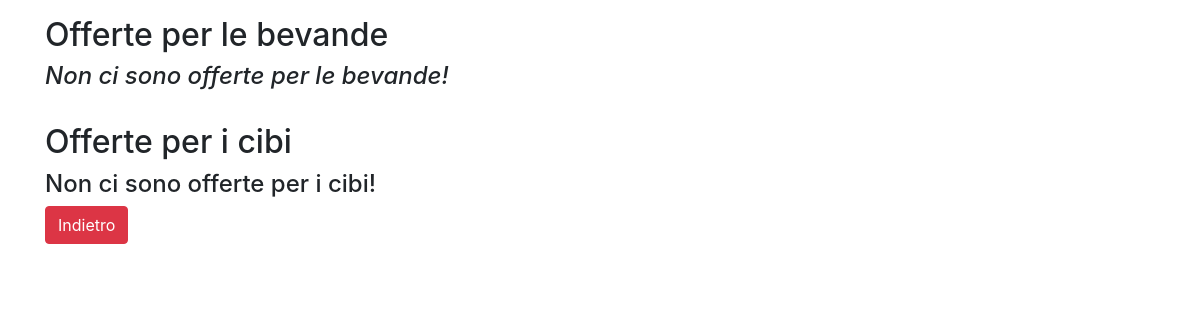
The page /offers/ (signed in) on the database as committed earlier.
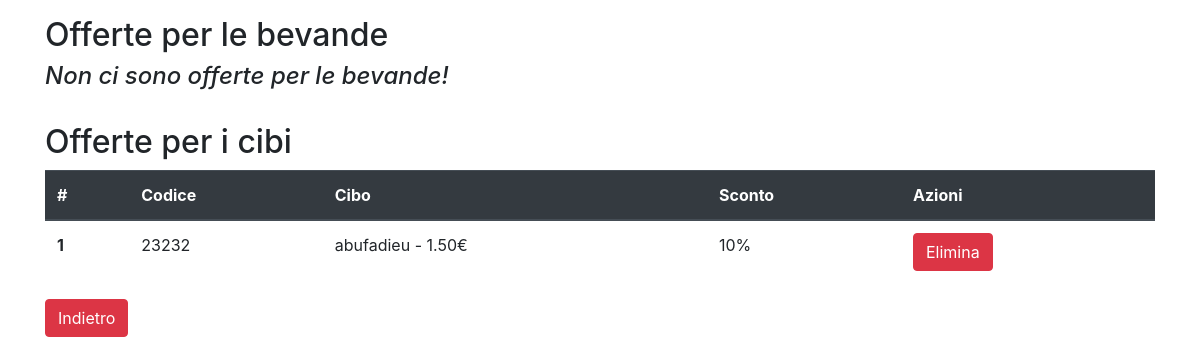
The same page on the database as committed later.
### offers/models.py (models this page shows, shortened)
class Offer(models.Model):
    code = models.CharField(max_length=30, unique=True)
    discount = models.PositiveIntegerField(default=10, help_text="Inserire l'ammontare dello sconto senza percentuale!",
                                           validators=[MinValueValidator(1), MaxValueValidator(100)])
    class Meta:
        abstract = True

class OfferFood(Offer):
    food = models.ForeignKey(Food, on_delete=models.CASCADE)

### products/models.py (models this page shows, shortened)
class Product(models.Model):
    image = models.ImageField(null=True, blank=True, upload_to='dishes')
    name = models.CharField(max_length=80)
    description = models.TextField(null=True, blank=True)
    price = models.DecimalField(max_digits=10, decimal_places=2)
    class Meta:
        abstract = True
    def __str__(self):
        return f"{self.name} - {self.price}€"

class Food(Product):
    ingredients = models.ManyToManyField(Ingredient)

### offers/views.py (the view)
# urls.py: path('', offer_list, name='offers-list'),
@login_required
def offer_list(request):
    food = OfferFood.objects.all()
    drink = OfferDrink.objects.all()
    context = {
        'food': food,
        'drink': drink,
    }
    return render(request, 'offers/offers_list.html', context)

### offers/templates/offers/offers_list.html (shortened to what this page needs)
{% extends 'base.html' %}
{% load crispy_forms_tags %}
{% block content %}
    <h2>Offerte per le bevande</h2>
    {% if drink.count == 0 %}
        <h4><em>Non ci sono offerte per le bevande!</em></h4>
        <br>
    {% endif %}
    <h2>Offerte per i cibi</h2>
    {% if food.count == 0 %}
        <h4>Non ci sono offerte per i cibi!</h4>
    {% else %}
    <table class="table">
  <thead class="thead-dark">
    <tr>
      <th scope="col">#</th>
      <th scope="col">Codice</th>
      <th scope="col">Cibo</th>
      <th scope="col">Sconto</th>
        {% if user.is_restaurateur %}
            <th scope="col">Azioni</th>
        {% endif %}
    </tr>
  </thead>
  <tbody>
        {% for f in food %}
             <tr>
                <th scope="row">{{ forloop.counter }}</th>
                <td>{{ f.code }}</td>
                <td>{{ f.food }}</td>
                <td>{{ f.discount }}%</td>
                 {% if user.is_restaurateur %}
                    <td><a href="{% url 'offers:offer-delete-food' f.pk%}" class="btn btn-danger">Elimina</a></td>
                 {% endif %}
             </tr>
        {% endfor %}
  </tbody>
</table>
    {% endif %}
    <button type="button" class="btn btn-danger" onclick="location.href='{% url 'home' %}'"
                id="reservation-button">Indietro</button>
{% endblock %}

Rows that differ between the two databases and show on the page:
added OfferFood: code "23232", food "abufadieu - 1.50€", discount "10"
Other text that changed with them:
text no longer shown: "Non ci sono offerte per i cibi!"
text now shown: "# Codice Cibo Sconto Azioni"
